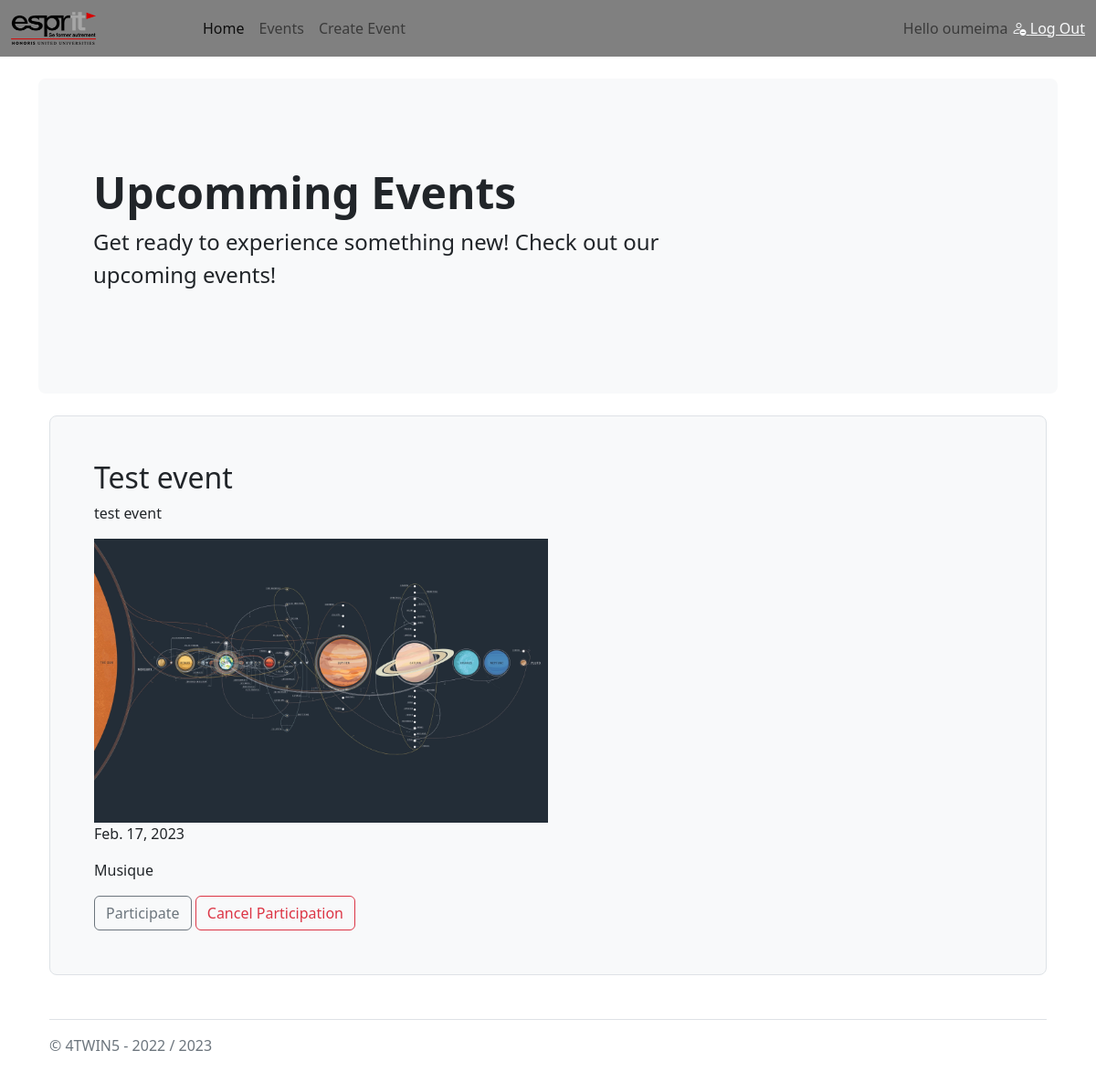
The app's page /events/eventDetails/2 (signed in) with its own data.
### users/models.py (models this page shows, shortened)
class Person(AbstractUser):
    cin=models.CharField(primary_key=True ,max_length=8, validators=[cin_valid])
    email = models.EmailField(unique=True, validators=[email_valid])
    username = models.CharField(unique=True,max_length=255)
    USERNAME_FIELD ='username'

### events/models.py (models this page shows, shortened)
class Event(models.Model):
    title = models.CharField(max_length=255,blank=False, validators=[title_valid])
    description = models.TextField()
    image =models.ImageField(upload_to='images/')
    CHOIX =(
        ('Musique','Musique'),
        ('Cinema','Cinema'),
        ('Sport','Sport')
    )
    category =models.CharField('category',choices=CHOIX , max_length=8)
    state =models.BooleanField(default=False)
    nbe_participant =models.IntegerField(default=0,
            validators=[MinValueValidator(limit_value=0,message='le nombre de participant doit être positif')])
    evt_date = models.DateField()
    created_at = models.DateTimeField(auto_now_add=True)
    updated_at = models.DateTimeField(auto_now=True)
    organizer = models.ForeignKey(Person,on_delete=models.CASCADE)
    participations = models.ManyToManyField(Person ,related_name= 'participations' , through='Participation')
    class Meta:
        constraints =[
            models.CheckConstraint(
                check=models.Q(
                   evt_date__gte= date.today()
                ),
                name='the event date is invalid'
                ),
        ]
        verbose_name =('Evenement')
        verbose_name_plural ='Evenements'

### events/views.py (the view)
# urls.py: path('eventDetails/<int:pk>',DetailEventView.as_view(),name='event_details'),
class DetailEventView(LoginRequiredMixin,DetailView):
    login_url="login"
    model=Event
    template_name ="events/DetailsEvent.html"
    context_object_name ="event"

### Atelier/Templates/events/DetailsEvent.html
{% extends 'base.html' %}
{% block content %}
<div class="container">
<div class="row align-items-md-stretch">
  <div class="col-lg-12">
    <div class="h-100 p-5 bg-light border rounded-3">
      <h2>{{event.title}}</h2>
      <p>{{event.description}}</p>
      <img src="{{ event.image.url }}" class="w-50" alt="event_img" />
      <p>{{event.evt_date}}</p>
      <p>{{event.category}}</p>
      <a href="{% url 'participate' event.id %}" class="btn btn-outline-secondary" >
        Participate</a>
        <a class="btn btn-outline-danger" href="{% url 'cancel' event.id %}">Cancel Participation</a>
    </div>
  </div>
</div>
</div>
{% endblock content %}

### Atelier/Templates/header.html (shortened to what this page needs)
  {% load static %}
<nav class="navbar navbar-expand-lg navbar-light" style="background-color:grey;">
    <div class="container-fluid">
        <a class="navbar-brand" href="#">
            <img
                src="{% static 'img/logo.png' %}"
                alt=""
                class="img-fluid w-50"
            />
        </a>
        <div class="collapse navbar-collapse" id="navbarSupportedContent">
            <ul class="navbar-nav me-auto mb-2 mb-lg-0">
                <li class="nav-item">
                    <a class="nav-link active" href="#">Home</a>
                </li>
                <li class="nav-item">
                    <a class="nav-link" href="{% url 'list_events_view' %}"
                        >Events</a
                    >
                </li>
                <li class="nav-item">
                    <a class="nav-link" href="{% url 'create_events_view' %}"
                        >Create Event </a
                    >
                </li>
            </ul>
            <span class="navbar-text">
                {{ Greeting }} {{ user.username|default:"Visitor" }}
                {% if user.is_authenticated %}
                <a href="{% url 'logout' %}" class="link-light"> <i class="bi bi-person-dash"></i> Log Out</a>
                {% else %}
                <a href="{% url 'login' %}" class="link-info"><i class="bi bi-box-arrow-in-right"></i> Log In</a>
                <a href="{% url 'register' %}" class="link-light"><i class="bi bi-person-add"></i> Sign Up</a>
                {% endif %}
                </span>
        </div>
    </div>
</nav>

### records on screen
Person: username "oumeima"
Event: title "Test event", description "test event", image (picture), evt_date "Feb. 17, 2023", category "Musique"

### other values on screen
{{ Greeting }} "Hello"
